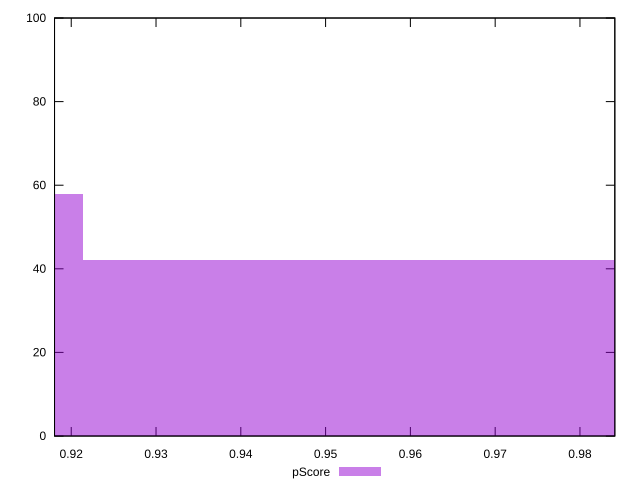

Write gnuplot code to recreate this figure.
reset

$pScore <<EOF
0.8812728667847161 58
0.961388581946963 42
EOF

set key outside below
set boxwidth 0.08011571516224691
set xrange [0.9180298053112792:0.9841121673367461]
set yrange [0:100]
set trange [0:100]
set style fill transparent solid 0.5 noborder
set terminal svg size 640, 490 enhanced background rgb 'white'
set output "reports/report_00027_2021-02-24T12-40-31.850Z/dom-size/samples/agenda/pScore/histogram.svg"

plot $pScore title "pScore" with boxes

reset
